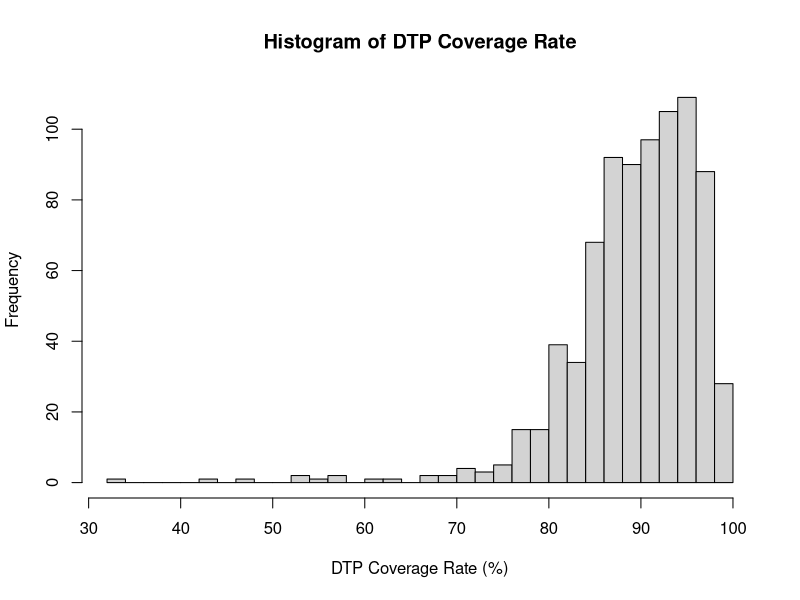
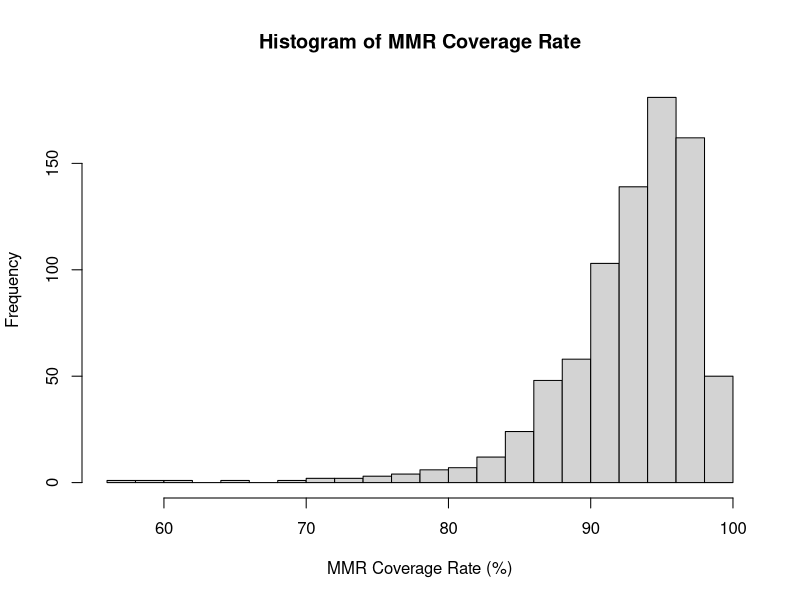

These charts were generated, in order, by the following R code: (Note: this script raises an error after producing the figures.)
#### Preamble ####
# Purpose: Models immunization dataset.
# Author: Ruoxian Wu
# Date: 22 Januarry 2024
# Contact: scarletruoxian.wu@utoronto.ca
# Pre-requisites: 
#install.packages("tidyverse")
#install.packages("broom")
#install.packages("ggplot2")




#### Workspace setup ####
library(tidyverse)
library(ggplot2)
library(broom)

#### Read data ####
analysis_data <- read_csv("outputs/data/analysis_data.csv")
analysis_data



### Model data ####

DTP_hist <- hist(analysis_data$dtp_coverage_rate_percent,
     main = "Histogram of DTP Coverage Rate", 
     xlab = "DTP Coverage Rate (%)", breaks = 30)

MMR_hist <- hist(analysis_data$mmr_coverage_rate_percent,
     main = "Histogram of MMR Coverage Rate", 
     xlab = "MMR Coverage Rate (%)", breaks = 30)

#### Save model ####
saveRDS(
  DTP_hist,
  file = "outputs/models/first_model.rds"
)

saveRDS(
  MMR_hist,
  file = "outputs/models/second_model.rds"
)

